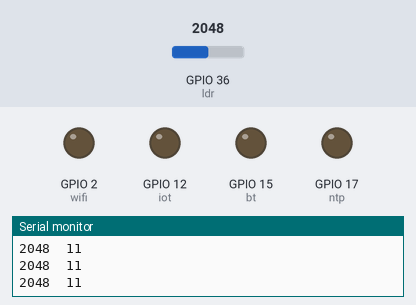
A sketch run on a simulated ESP32. Parts: output pins drawn as LEDs (lit = HIGH), the last lines printed to the serial monitor. Inputs (shaded band) come from the test bench; at power-on: GPIO 36 (ldr) = 2048.

Above: at 1.3 s.
1.4 s: GPIO 36 (ldr) set to 1014
2.9 s: GPIO 36 (ldr) set to 887
At 4.2 s:
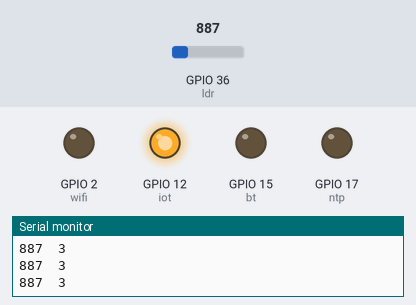
4.5 s: GPIO 36 (ldr) set to 780
At 5.4 s:
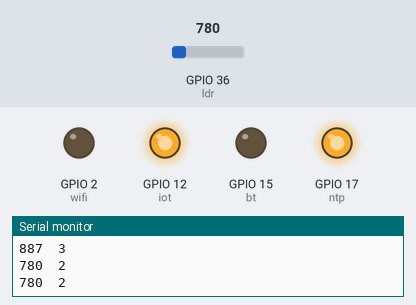
6.0 s: GPIO 36 (ldr) set to 702
7.5 s: GPIO 36 (ldr) set to 642
At 7.8 s:
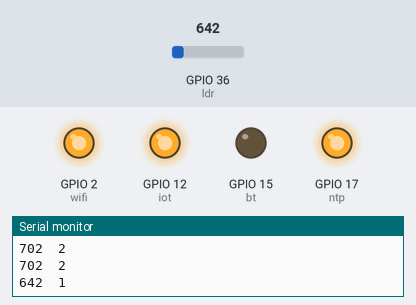
9.0 s: GPIO 36 (ldr) set to 491
At 10.1 s:
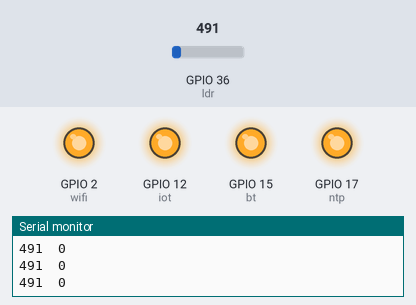
Timing chart, 0 to 11.5 s (numbered marks = the images above; inputs shaded):
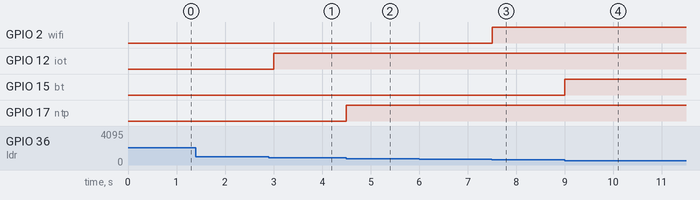

Measured:
- the behaviour switches between 950 and 949 on GPIO 36 (ldr) (found by bisection; images 0 and 1)
- the behaviour switches between 813 and 812 on GPIO 36 (ldr) (found by bisection; images 1 and 2)
- the behaviour switches between 675 and 674 on GPIO 36 (ldr) (found by bisection; images 2 and 3)
- after the input at 2.9 s, GPIO 12 (iot): LOW → HIGH after 0.10 s
- after the input at 4.5 s, GPIO 17 (ntp): LOW → HIGH at once
- after the input at 7.5 s, GPIO 2 (wifi): LOW → HIGH at once
- after the input at 9.0 s, GPIO 15 (bt): LOW → HIGH at once

The sketch:

esp32_lab6.ino
```cpp
int ldr = 36;
int bt = 15;
int wifi = 2;
int ntp = 17;
int iot = 12;
void setup() {
  Serial.begin(9600);
  pinMode(bt, OUTPUT);
  pinMode(wifi, OUTPUT);
  pinMode(ntp, OUTPUT);
  pinMode(iot, OUTPUT);
}

void loop() {
  int x = analogRead(ldr);
  Serial.print(x);
  Serial.print("\t");
  int y = map(x , 400 , 950 , 0 , 4);
  Serial.println(y);

  if(y==0){
    digitalWrite(bt, HIGH);
    digitalWrite(wifi, HIGH);
    digitalWrite(ntp, HIGH);
    digitalWrite(iot, HIGH);
  }else if(y == 1){
    digitalWrite(bt, LOW);
    digitalWrite(wifi, HIGH);
    digitalWrite(ntp, HIGH);
    digitalWrite(iot, HIGH);
  }else if(y == 2){
    digitalWrite(bt, LOW);
    digitalWrite(wifi, LOW);
    digitalWrite(ntp, HIGH);
    digitalWrite(iot, HIGH);
  }else if(y == 3){
    digitalWrite(bt, LOW);
    digitalWrite(wifi, LOW);
    digitalWrite(ntp, LOW);
    digitalWrite(iot, HIGH);
  }else if(y == 3){
    digitalWrite(bt, LOW);
    digitalWrite(wifi, LOW);
    digitalWrite(ntp, LOW);
    digitalWrite(iot, HIGH);
  }else if(y == 4){
    digitalWrite(bt, LOW);
    digitalWrite(wifi, LOW);
    digitalWrite(ntp, LOW);
    digitalWrite(iot, LOW);
  }


  delay(500);

}
```
